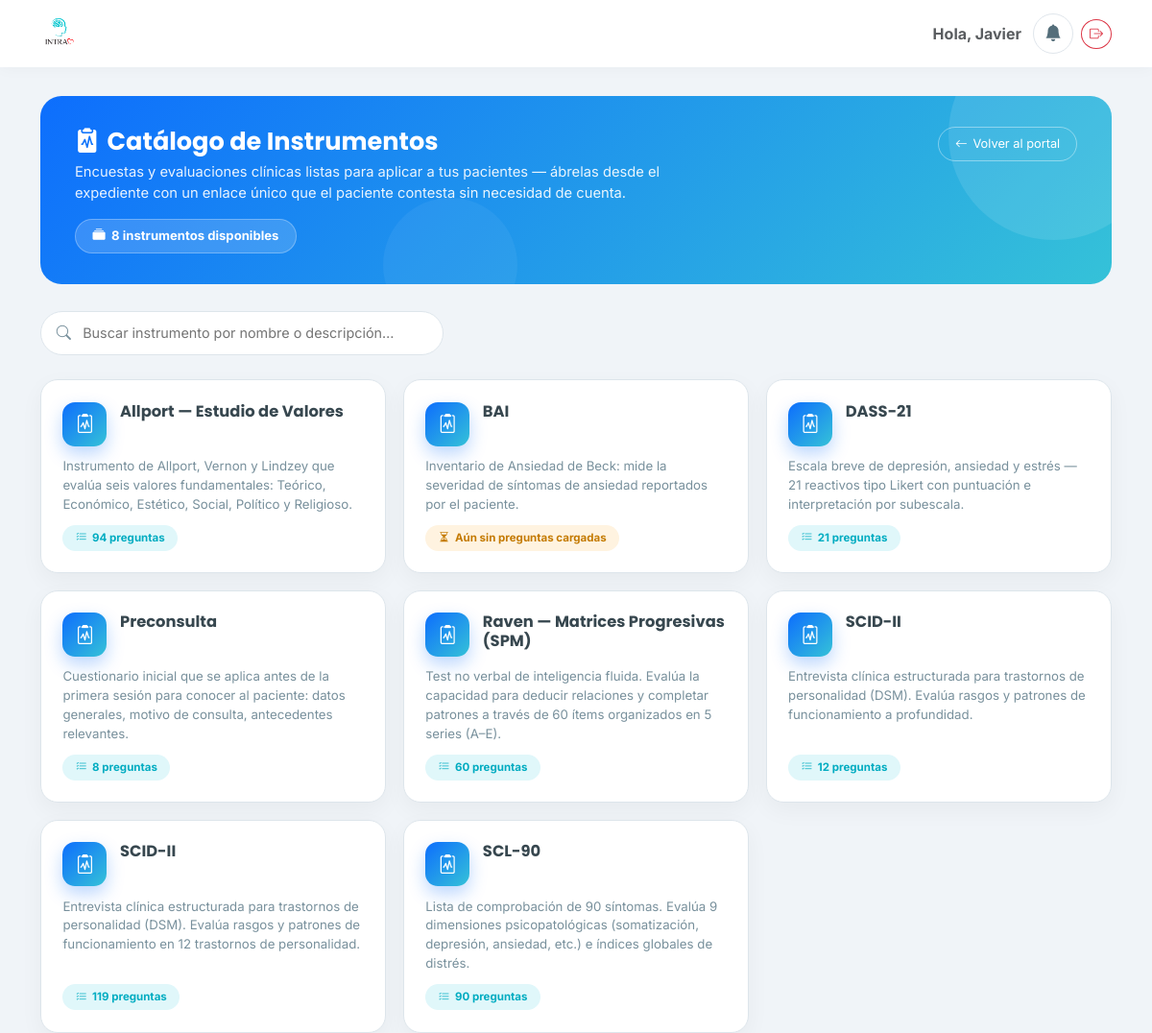
/portal-medico/instrumentos/ (signed in), run on the app's committed database.
### clinica/models.py (models this page shows, shortened)
class Instrumento(models.Model):
    nombre = models.CharField(max_length=150, verbose_name="Nombre del instrumento")
    clave = models.SlugField(
        max_length=50, unique=True,
        help_text="Identificador interno usado por el motor de puntuación (ej. 'preconsulta', 'scid_ii')."
    )
    descripcion = models.TextField(blank=True, verbose_name="Descripción / para qué sirve")
    instrucciones = models.TextField(
        blank=True,
        verbose_name="Instrucciones para el paciente",
        help_text="Texto que ve el paciente antes de empezar a responder."
    )
    activo = models.BooleanField(default=True)
    creado_en = models.DateTimeField(auto_now_add=True)
    class Meta:
        verbose_name = "Instrumento"
        verbose_name_plural = "Instrumentos"
        ordering = ['nombre']

### clinica/views.py (the view)
# urls.py: path('portal-medico/instrumentos/', clinica_views.catalogo_instrumentos, name='catalogo_instrumentos'),
@login_required
def catalogo_instrumentos(request):
    if not hasattr(request.user, 'perfil_terapeuta'):
        return redirect('home')
    q = request.GET.get('q', '').strip()
    instrumentos = Instrumento.objects.filter(activo=True).annotate(
        total_preguntas=Count('preguntas')
    ).order_by('nombre')
    if q:
        instrumentos = instrumentos.filter(Q(nombre__icontains=q) | Q(descripcion__icontains=q))
    return render(request, 'clinica/catalogo_instrumentos.html', {
        'instrumentos': instrumentos,
        'q': q,
        'total_catalogo': Instrumento.objects.filter(activo=True).count(),
    })

### clinica/templates/clinica/catalogo_instrumentos.html (shortened to what this page needs)
{% extends 'clinica/base.html' %}
{% block content %}
<div class="ci-hero">
  <div class="ci-hero-row">
    <div>
      <h1><i class="bi bi-clipboard2-pulse-fill me-2"></i>Catálogo de Instrumentos</h1>
      <p>Encuestas y evaluaciones clínicas listas para aplicar a tus pacientes — ábrelas desde el expediente con un enlace único que el paciente contesta sin necesidad de cuenta.</p>
    </div>
    <a href="{% url 'portal_terapeuta' %}" class="ci-back">
      <i class="bi bi-arrow-left"></i>Volver al portal
    </a>
  </div>
  <span class="ci-count-pill">
    <i class="bi bi-collection-fill"></i>
    {{ total_catalogo }} instrumento{{ total_catalogo|pluralize }} disponible{{ total_catalogo|pluralize }}
  </span>
</div>
<div class="ci-search-wrap">
  <form method="get" class="ci-search">
    <i class="bi bi-search"></i>
    <input type="text" name="q" value="{{ q }}" placeholder="Buscar instrumento por nombre o descripción…" autocomplete="off">
  </form>
</div>
{% if instrumentos %}
<div class="ci-grid">
  {% for ins in instrumentos %}
  <div class="ci-card" style="animation-delay: {% widthratio forloop.counter0 1 70 %}ms">
    <div class="ci-card-top">
      <div class="ci-ico"><i class="bi bi-clipboard2-pulse"></i></div>
      <h3 class="ci-card-title">{{ ins.nombre }}</h3>
    </div>
    <p class="ci-card-desc">{{ ins.descripcion|default:"Sin descripción registrada todavía." }}</p>
    <div class="ci-card-foot">
      {% if ins.total_preguntas %}
        <span class="ci-chip"><i class="bi bi-list-check"></i>{{ ins.total_preguntas }} pregunta{{ ins.total_preguntas|pluralize }}</span>
      {% else %}
        <span class="ci-chip empty"><i class="bi bi-hourglass-split"></i>Aún sin preguntas cargadas</span>
      {% endif %}
    </div>
  </div>
  {% endfor %}
</div>
{% endif %}
{% endblock %}

### clinica/templates/clinica/base.html (shortened to what this page needs)
{% load static %}
<!DOCTYPE html>
<html lang="es">
<head>
    <link href="https://cdn.jsdelivr.net/npm/bootstrap@5.3.0/dist/css/bootstrap.min.css" rel="stylesheet">
    <link rel="stylesheet" href="https://cdn.jsdelivr.net/npm/bootstrap-icons@1.10.5/font/bootstrap-icons.css">
</head>
<body>
    <nav class="navbar navbar-expand-lg fixed-top">
        <div class="container">
            <a class="navbar-brand d-flex align-items-center" href="{% url 'home' %}">
               <img src="{% static 'clinica/images/logo.png' %}" alt="Logo INTRA" class="me-2">
            </a>
            <div class="d-flex align-items-center gap-2">
                <span class="me-1 text-muted fw-bold d-none d-md-block">
                    Hola, {{ user.username|title }}
                </span>
                {% if user.perfil_terapeuta %}
                <div class="position-relative">
                    <button id="btn-campanita"
                            class="btn-campanita"
                            type="button"
                            data-bs-toggle="offcanvas"
                            data-bs-target="#notifPanel"
                            title="Notificaciones"
                            aria-label="Ver notificaciones">
                        <i class="bi bi-bell-fill"></i>
                    </button>
                </div>
                {% endif %}
<form action="{% url 'logout' %}" method="post">
                    <button type="submit" class="btn btn-outline-danger btn-sm rounded-circle" title="Cerrar Sesión">
                        <i class="bi bi-box-arrow-right"></i>
                    </button>
                </form>
            </div>
        </div>
    </nav>
    <div class="container" style="margin-top: 100px;">
        {% block content %}
        {% endblock %}
    </div>
</body>
<link href="https://cdn.jsdelivr.net/npm/select2@4.1.0-rc.0/dist/css/select2.min.css" rel="stylesheet" />
<link rel="stylesheet" href="https://cdn.jsdelivr.net/npm/select2-bootstrap-5-theme@1.3.0/dist/select2-bootstrap-5-theme.min.css" />
</html>

### clinica/templates/clinica/base.html (style rules this page uses)
:root { --intra-primary: #26C6DA; --intra-secondary: #EF5350; --intra-dark: #37474F; --intra-light: #F0F4F8; --intra-white: #FFFFFF; }
body { background-color: var(--intra-light); font-family: 'Inter', sans-serif; color: var(--intra-dark); }
h1, h2, h3, h4, h5, .navbar-brand { font-family: 'Poppins', sans-serif; }
.navbar { background-color: var(--intra-white); box-shadow: 0 2px 15px rgba(0,0,0,0.03); padding-top: 10px; padding-bottom: 10px; }
.navbar-brand img { height: 40px; width: auto; }
.btn-campanita { position: relative; width: 42px; height: 42px; border-radius: 50%; border: 1px solid #E0E6EC; background: #fff; color: #546E7A; display: inline-flex; align-items: center; justify-content: center; font-size: 1.1rem; transition: all .2s ease; cursor: pointer; }

### clinica/templates/clinica/catalogo_instrumentos.html (style rules this page uses)
:root { --ci-teal: #26C6DA; --ci-teal-dk: #00ACC1; --ci-blue: #0d6efd; --ci-navy: #37474F; --ci-muted: #78909C; --ci-border: #DDE5EB; }
.ci-hero { background: linear-gradient(135deg, var(--ci-blue) 0%, #35c2d8 100%); border-radius: 22px; padding: 2rem 2.25rem; margin-bottom: 1.75rem; position: relative; overflow: hidden; color: #fff; animation: ciFadeIn .45s both; }
.ci-hero::before { content:''; position:absolute; top:-70px; right:-50px; width:220px; height:220px; border-radius:50%; background:rgba(255,255,255,.10); pointer-events:none; }
.ci-hero::after { content:''; position:absolute; bottom:-50px; left:32%; width:140px; height:140px; border-radius:50%; background:rgba(255,255,255,.05); pointer-events:none; }
.ci-hero h1 { font-family:'Poppins',sans-serif; font-weight:700; font-size:1.6rem; margin:0 0 .3rem; position:relative; }
.ci-hero p { margin:0; opacity:.9; font-size:.92rem; max-width:640px; position:relative; }
.ci-hero-row { display:flex; justify-content:space-between; align-items:flex-start; gap:1rem; flex-wrap:wrap; position:relative; }
.ci-back { border:1.5px solid rgba(255,255,255,.4); color:#fff; background:transparent; border-radius:999px; padding:.45rem 1.05rem; font-size:.8rem; text-decoration:none; transition:all .2s; display:inline-flex; align-items:center; gap:.35rem; flex-shrink:0; }
.ci-count-pill { background:rgba(255,255,255,.16); border:1px solid rgba(255,255,255,.28); border-radius:999px; padding:.45rem 1.1rem; font-size:.82rem; font-weight:700; display:inline-flex; align-items:center; gap:.4rem; margin-top:1rem; position:relative; }
.ci-search-wrap { margin-bottom:1.6rem; animation: ciSlideUp .4s .05s both; }
.ci-search { position:relative; max-width:420px; }
.ci-search i { position:absolute; left:1.05rem; top:50%; transform:translateY(-50%); color:var(--ci-muted); font-size:.95rem; }
.ci-search input { width:100%; border:1.5px solid var(--ci-border); border-radius:999px; padding:.7rem 1.2rem .7rem 2.7rem; font-size:.9rem; color:var(--ci-navy); background:#fff; transition:border-color .2s, box-shadow .2s; }
.ci-grid { display:grid; grid-template-columns:repeat(auto-fill, minmax(270px,1fr)); gap:1.1rem; }
.ci-card { background:#fff; border:1px solid var(--ci-border); border-radius:18px; padding:1.4rem; box-shadow:0 8px 24px rgba(0,0,0,.045); transition:transform .2s ease, box-shadow .2s ease, border-color .2s ease; opacity:0; transform:translateY(16px); animation: ciSlideUp .45s ease forwards; display:flex; flex-direction:column; gap:.7rem; }
.ci-card-top { display:flex; align-items:flex-start; gap:.85rem; }
.ci-ico { width:46px; height:46px; border-radius:13px; flex-shrink:0; background:linear-gradient(135deg, var(--ci-blue), #35c2d8); color:#fff; display:flex; align-items:center; justify-content:center; font-size:1.25rem; box-shadow:0 8px 18px rgba(13,110,253,.28); }
.ci-card-title { font-family:'Poppins',sans-serif; font-weight:700; font-size:1.02rem; color:var(--ci-navy); margin:0; line-height:1.25; }
.ci-card-desc { font-size:.83rem; color:var(--ci-muted); line-height:1.5; margin:0; flex:1; }
.ci-card-foot { display:flex; align-items:center; justify-content:space-between; gap:.6rem; }
.ci-chip { background:#E0F7FA; color:var(--ci-teal-dk); border-radius:999px; padding:.3rem .85rem; font-size:.72rem; font-weight:700; display:inline-flex; align-items:center; gap:.35rem; }
.ci-chip.empty { background:#FFF3E0; color:#C47A00; }

### data on the page
Instrumento: nombre "Allport — Estudio de Valores", descripcion "Instrumento de Allport, Vernon y Lindzey que evalúa seis valores fundamentales: Teórico, Económico, Estético, Social, Político y Religioso.", total_preguntas "94"
Instrumento: nombre "BAI", descripcion "Inventario de Ansiedad de Beck: mide la severidad de síntomas de ansiedad reportados por el paciente.", shows "Aún sin preguntas cargadas"
Instrumento: nombre "DASS-21", descripcion "Escala breve de depresión, ansiedad y estrés — 21 reactivos tipo Likert con puntuación e interpretación por subescala.", total_preguntas "21"
Instrumento: nombre "Preconsulta", descripcion "Cuestionario inicial que se aplica antes de la primera sesión para conocer al paciente: datos generales, motivo de consulta, antecedentes relevantes.", total_preguntas "8"
Instrumento: nombre "Raven — Matrices Progresivas (SPM)", descripcion "Test no verbal de inteligencia fluida. Evalúa la capacidad para deducir relaciones y completar patrones a través de 60 ítems organizados en 5 series (A–E).", total_preguntas "60"
Instrumento: nombre "SCID-II", descripcion "Entrevista clínica estructurada para trastornos de personalidad (DSM). Evalúa rasgos y patrones de funcionamiento a profundidad.", total_preguntas "12"
Instrumento: nombre "SCID-II", descripcion "Entrevista clínica estructurada para trastornos de personalidad (DSM). Evalúa rasgos y patrones de funcionamiento en 12 trastornos de personalidad.", total_preguntas "119"
Instrumento: nombre "SCL-90", descripcion "Lista de comprobación de 90 síntomas. Evalúa 9 dimensiones psicopatológicas (somatización, depresión, ansiedad, etc.) e índices globales de distrés.", total_preguntas "90"

### other printed values
{{ user.username|title }} "Javier"
{{ total_catalogo }} "8"
